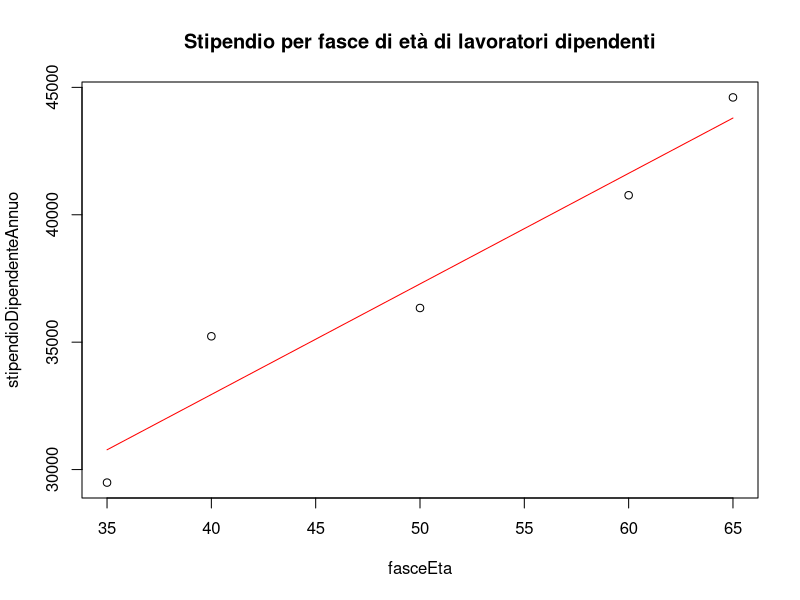
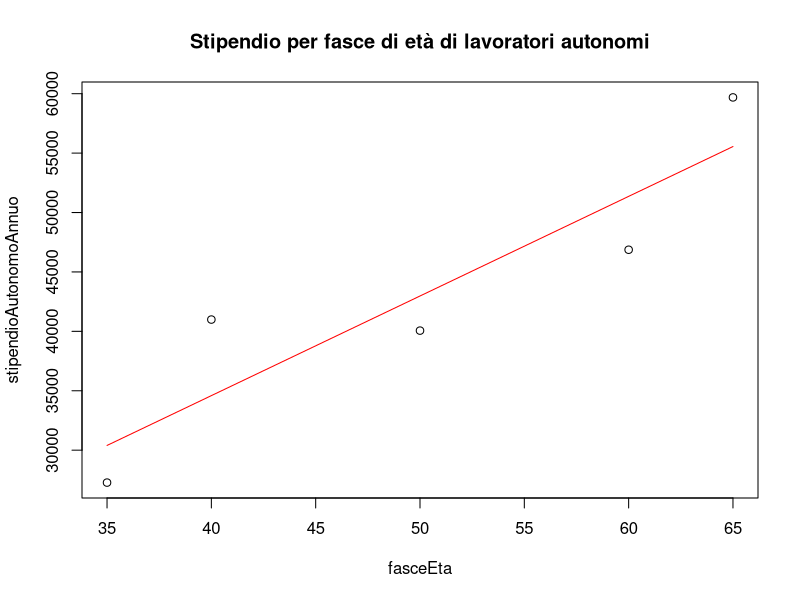

Source code (R) for these figures, in order:
fasceEta <- c(35, 40, 50, 60, 65)                           #x
mediaFasceEta <- mean(fasceEta)                             #x medio     

#varianza in x
sum <- sum((fasceEta - mediaFasceEta) * (fasceEta - mediaFasceEta))
varianzaFasceEta <- sum / (length(fasceEta) - 1)


#---------------------LAVORATORI DIPENDENTI---------------------------#
stipendioDipendenteAnnuo <- c(29489, 35231, 36341, 40766, 44606) #y

plot(fasceEta, stipendioDipendenteAnnuo, main = "Stipendio per fasce di età di lavoratori dipendenti")

mediaDipendente  <- mean(stipendioDipendenteAnnuo)               #y medio

#varianza in y 
sum <- sum((stipendioDipendenteAnnuo - mediaDipendente) * (stipendioDipendenteAnnuo - mediaDipendente))
varianzaDipendente <- sum / (length(stipendioDipendenteAnnuo) - 1)

#covarianza in x, y
sum <- sum((fasceEta - mediaFasceEta) * (stipendioDipendenteAnnuo - mediaDipendente)) 
covarianzaFasciaDipendente <- sum / (length(stipendioDipendenteAnnuo) - 1)

#parametri regressione lineare
m <- covarianzaFasciaDipendente / varianzaFasceEta
q <- mediaDipendente - m * mediaFasceEta

#calcolo il valore previsto di y per i valori x
ycap <- m * fasceEta + q

lines(fasceEta, ycap, col = "red")
#------------------------------------------------------------------------#


#-------------------------LAVORATORI AUTONOMI----------------------------#
stipendioAutonomoAnnuo = c(27271, 40991, 40061, 46867, 59687)

plot(fasceEta, stipendioAutonomoAnnuo, main = "Stipendio per fasce di età di lavoratori autonomi")

mediaAutonomo <- mean(stipendioAutonomoAnnuo)

#varianza in y 
sum <- sum((stipendioAutonomoAnnuo - mediaAutonomo) * (stipendioAutonomoAnnuo - mediaAutonomo))
varianzaAutonomo <- sum / (length(stipendioAutonomoAnnuo) - 1)

#covarianza in x, y
sum <- sum((fasceEta - mediaFasceEta) * (stipendioAutonomoAnnuo - mediaAutonomo)) 
covarianzaFasciaAutonomo <- sum / (length(stipendioAutonomoAnnuo) - 1)

#parametri regressione lineare
m <- covarianzaFasciaAutonomo / varianzaFasceEta
q <- mediaAutonomo - m * mediaFasceEta

#calcolo il valore previsto di y per i valori x
ycap <- m * fasceEta + q

lines(fasceEta, ycap, col = "red")
